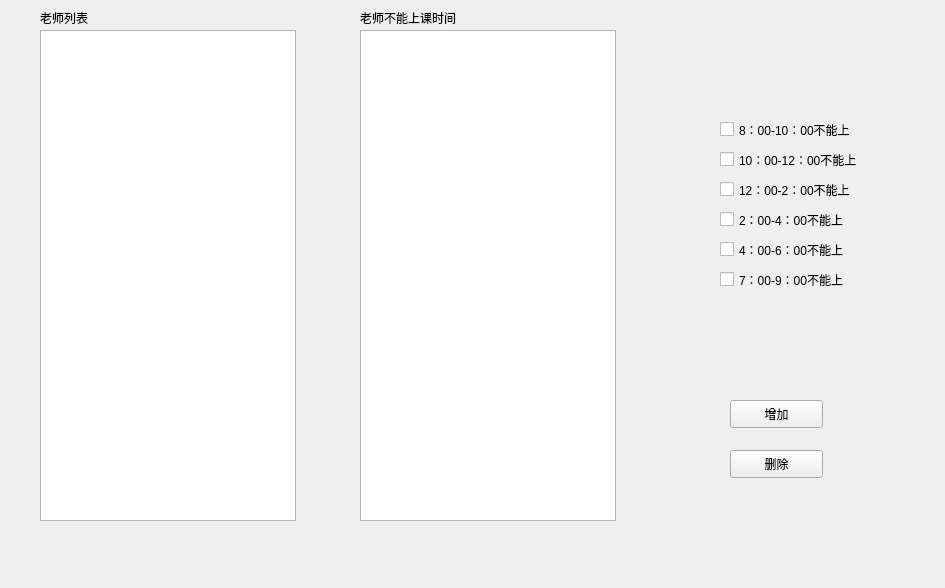
<?xml version="1.0" encoding="UTF-8"?>
<ui version="4.0">
 <class>noteacher</class>
 <widget class="QWidget" name="noteacher">
  <property name="geometry">
   <rect>
    <x>0</x>
    <y>0</y>
    <width>945</width>
    <height>588</height>
   </rect>
  </property>
  <property name="windowTitle">
   <string>Form</string>
  </property>
  <widget class="QTableView" name="tableView">
   <property name="geometry">
    <rect>
     <x>40</x>
     <y>30</y>
     <width>256</width>
     <height>491</height>
    </rect>
   </property>
  </widget>
  <widget class="QTableView" name="tableView_2">
   <property name="geometry">
    <rect>
     <x>360</x>
     <y>30</y>
     <width>256</width>
     <height>491</height>
    </rect>
   </property>
  </widget>
  <widget class="QPushButton" name="pushButton">
   <property name="geometry">
    <rect>
     <x>730</x>
     <y>400</y>
     <width>93</width>
     <height>28</height>
    </rect>
   </property>
   <property name="text">
    <string>增加</string>
   </property>
  </widget>
  <widget class="QPushButton" name="pushButton_2">
   <property name="geometry">
    <rect>
     <x>730</x>
     <y>450</y>
     <width>93</width>
     <height>28</height>
    </rect>
   </property>
   <property name="text">
    <string>删除</string>
   </property>
  </widget>
  <widget class="QLabel" name="label">
   <property name="geometry">
    <rect>
     <x>40</x>
     <y>10</y>
     <width>72</width>
     <height>15</height>
    </rect>
   </property>
   <property name="text">
    <string>老师列表</string>
   </property>
  </widget>
  <widget class="QLabel" name="label_2">
   <property name="geometry">
    <rect>
     <x>360</x>
     <y>10</y>
     <width>131</width>
     <height>16</height>
    </rect>
   </property>
   <property name="text">
    <string>老师不能上课时间</string>
   </property>
  </widget>
  <widget class="QCheckBox" name="checkBox">
   <property name="geometry">
    <rect>
     <x>720</x>
     <y>120</y>
     <width>171</width>
     <height>19</height>
    </rect>
   </property>
   <property name="text">
    <string>8：00-10：00不能上</string>
   </property>
  </widget>
  <widget class="QCheckBox" name="checkBox_2">
   <property name="geometry">
    <rect>
     <x>720</x>
     <y>150</y>
     <width>171</width>
     <height>19</height>
    </rect>
   </property>
   <property name="text">
    <string>10：00-12：00不能上</string>
   </property>
  </widget>
  <widget class="QCheckBox" name="checkBox_3">
   <property name="geometry">
    <rect>
     <x>720</x>
     <y>180</y>
     <width>171</width>
     <height>19</height>
    </rect>
   </property>
   <property name="text">
    <string>12：00-2：00不能上</string>
   </property>
  </widget>
  <widget class="QCheckBox" name="checkBox_4">
   <property name="geometry">
    <rect>
     <x>720</x>
     <y>210</y>
     <width>171</width>
     <height>19</height>
    </rect>
   </property>
   <property name="text">
    <string>2：00-4：00不能上</string>
   </property>
  </widget>
  <widget class="QCheckBox" name="checkBox_5">
   <property name="geometry">
    <rect>
     <x>720</x>
     <y>240</y>
     <width>171</width>
     <height>19</height>
    </rect>
   </property>
   <property name="text">
    <string>4：00-6：00不能上</string>
   </property>
  </widget>
  <widget class="QCheckBox" name="checkBox_6">
   <property name="geometry">
    <rect>
     <x>720</x>
     <y>270</y>
     <width>171</width>
     <height>19</height>
    </rect>
   </property>
   <property name="text">
    <string>7：00-9：00不能上</string>
   </property>
  </widget>
 </widget>
 <resources/>
 <connections/>
</ui>
